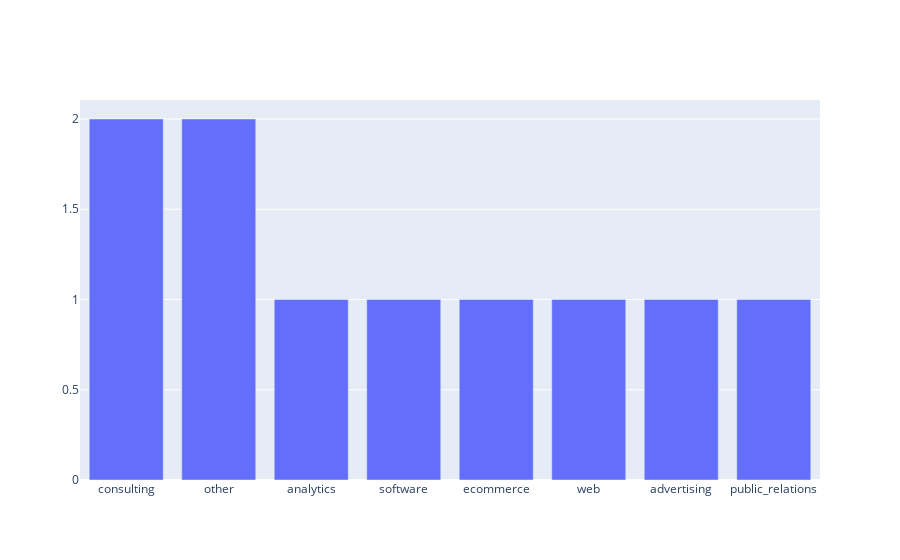

Notebook code cell kept with this figure:
### Code cell
graph_state('LA')

### Figure 1 — Plotly figure (JSON) as saved in the notebook; plotly's stock layout.template omitted (floating-point values rounded to 4 significant figures)
{"data": [{"type": "bar", "x": ["consulting", "other", "analytics", "software", "ecommerce", "web", "advertising", "public_relations"], "y": [2, 2, 1, 1, 1, 1, 1, 1]}], "layout": {}}
